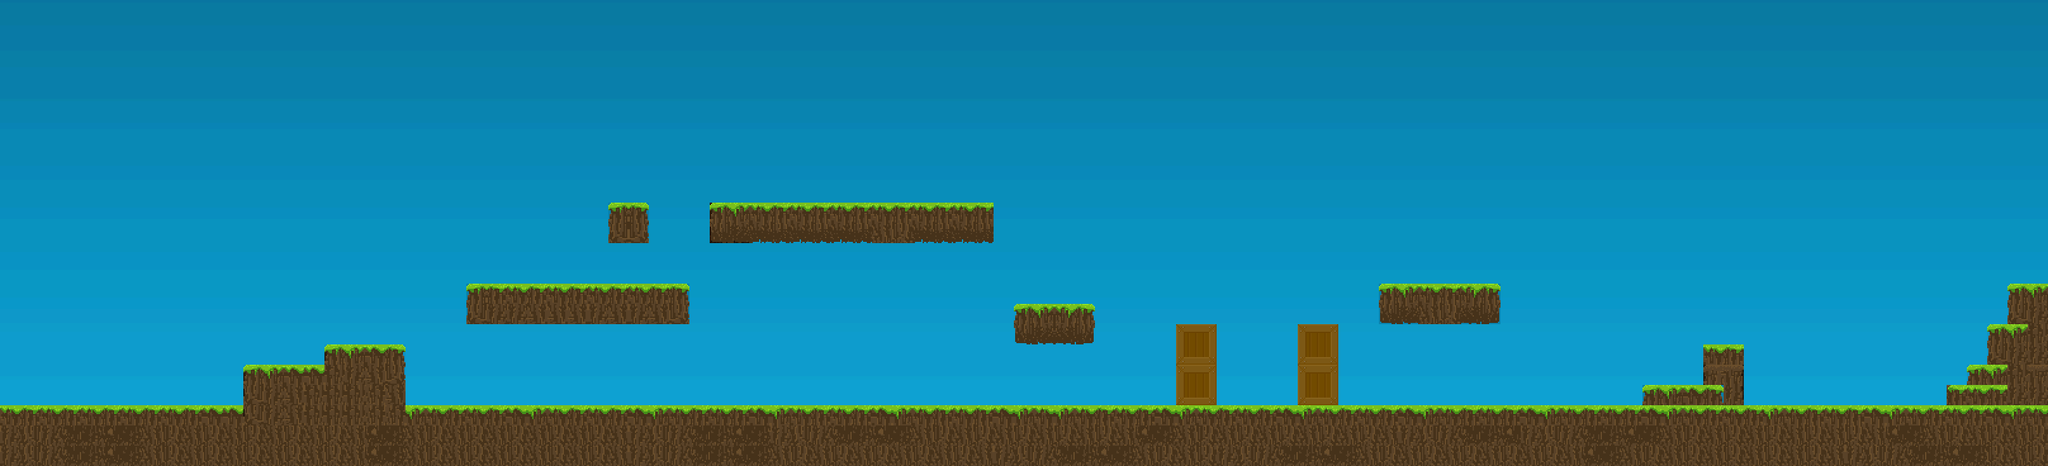

This game map was drawn from its Tiled (.tmx) file and the tilesets committed beside it. A one-line description and the trimmed map source follow:
An orthogonal 101x23 tile map with 32x32 px tiles, 2 tile layers (Background, Platforms), 2 tilesets.

<map version="1.0" orientation="orthogonal" width="101" height="23" tilewidth="32" tileheight="32">
 <tileset firstgid="1" name="Background" tilewidth="32" tileheight="32">
  <image source="../mapTail/BackgroundGradient.png" width="1280" height="1472" />
 </tileset>
 <tileset firstgid="1841" name="Platforms" tilewidth="32" tileheight="32">
  <image source="../mapTail/Platforms.png" width="1280" height="1472" />
 </tileset>
 <layer name="Background" width="101" height="23">
  <data>[2323 cells, 2323 non-empty, 689 distinct tile ids]</data>
 </layer>
 <layer name="Platforms" width="101" height="23">
  <data>[2323 cells, 441 non-empty, 125 distinct tile ids]</data>
 </layer>
</map>
